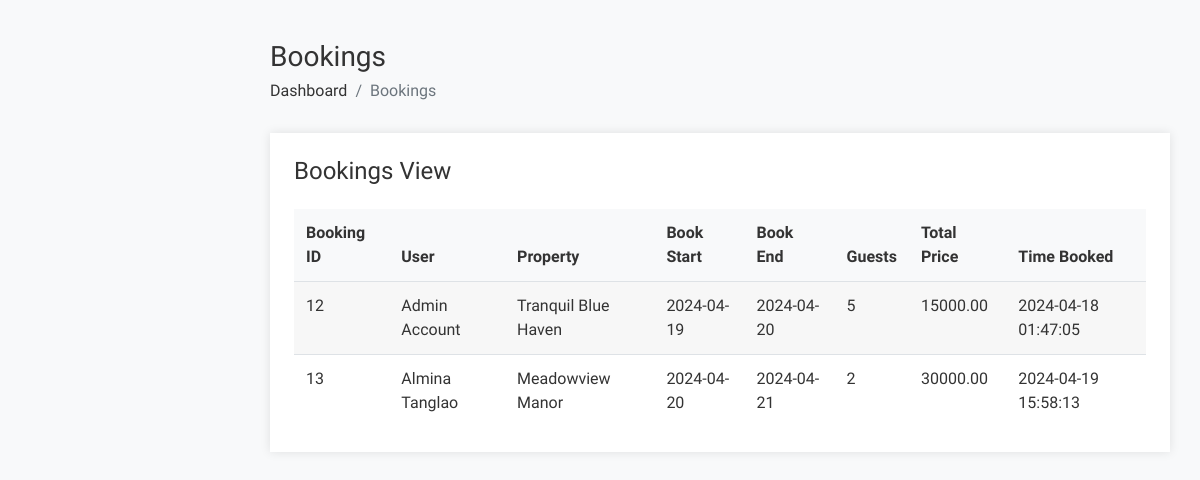
The page /admin/admin_booking_view.php on the database its author committed.
### tables this page shows
CREATE TABLE `booking` (
  `bid` int(2) NOT NULL,
  `uid` int(2) NOT NULL,
  `pid` int(2) NOT NULL,
  `book_start` date NOT NULL,
  `book_end` date NOT NULL,
  `guests` int(2) NOT NULL,
  `totalprice` decimal(10,2) NOT NULL,
  `time_booked` datetime NOT NULL
);

CREATE TABLE `user` (
  `id` int(11) NOT NULL,
  `fName` varchar(128) NOT NULL,
  `lName` varchar(128) NOT NULL,
  `email` varchar(255) NOT NULL,
  `password_hash` varchar(255) NOT NULL,
  `phone_num` varchar(11) NOT NULL,
  `profilePic` varchar(255) NOT NULL DEFAULT 'default.webp',
  `admin` tinyint(1) NOT NULL DEFAULT 0
);

CREATE TABLE `property` (
  `pid` int(2) NOT NULL,
  `title` varchar(255) NOT NULL,
  `location` varchar(255) NOT NULL,
  `description` longtext NOT NULL,
  `price` decimal(10,2) NOT NULL,
  `pimage1` varchar(255) NOT NULL,
  `pimage2` varchar(255) NOT NULL,
  `pimage3` varchar(255) NOT NULL,
  `pimage4` varchar(255) NOT NULL,
  `pimage5` varchar(255) NOT NULL,
  `is_booked` int(1) NOT NULL DEFAULT 0
);

### admin/admin_booking_view.php (the view, shortened to what this page needs)
<?php
require("../db_conn.php");
?>
<!DOCTYPE html>
<html lang="en">
<head>
</head>
<?php require 'admin_header.php'; ?>
    <body>
            <div class="page-wrapper">
                <div class="content container-fluid">
					<div class="page-header">
						<div class="row">
							<div class="col">
								<h3 class="page-title">Bookings</h3>
								<ul class="breadcrumb">
									<li class="breadcrumb-item"><a href="admin_dashboard.php">Dashboard</a></li>
									<li class="breadcrumb-item active">Bookings</li>
								</ul>
							</div>
						</div>
					</div>
					<div class="row">
                            <div class="col-12">
                                <div class="card">
                                    <div class="card-body">
                                        <h4 class="header-title mt-0 mb-4">Bookings View</h4>
                                        <table id="datatable-buttons" class="table table-striped dt-responsive nowrap">
                                            <thead>
                                                <tr>
                                                    <th>Booking ID</th>
                                                    <th>User</th>
                                                    <th>Property</th>
                                                    <th>Book Start</th>
                                                    <th>Book End</th>
                                                    <th>Guests</th>
                                                    <th>Total Price</th>
                                                    <th>Time Booked</th>
                                                </tr>
                                            </thead>
                                            <tbody>
												<?php
													$query = mysqli_query($conn, "SELECT booking.bid, user.fName, user.lName, property.title, booking.book_start, booking.book_end, booking.guests, booking.totalprice, booking.time_booked
                                                                                    FROM booking
                                                                                    JOIN user ON booking.uid = user.id
                                                                                    JOIN property ON booking.pid = property.pid");
                                                    while ($row = mysqli_fetch_assoc($query)) {
												?>
                                                <tr>
                                                    <td><?php echo $row['bid']; ?></td>
                                                    <td><?php echo $row['fName'] . ' ' . $row['lName']; ?></td>
                                                    <td><?php echo $row['title']; ?></td>
                                                    <td><?php echo $row['book_start']; ?></td>
                                                    <td><?php echo $row['book_end']; ?></td>
                                                    <td><?php echo $row['guests']; ?></td>
                                                    <td><?php echo $row['totalprice']; ?></td>
                                                    <td><?php echo $row['time_booked']; ?></td>
                                                </tr>
                                               <?php
												}
												?>
                                            </tbody>
                                        </table>
                                    </div>
                                </div>
                            </div>
                        </div>
				</div>
			</div>
    </body>
</html>

### rows shown on the page
booking: bid "12", uid.fName "Admin", uid.lName "Account", pid.title "Tranquil Blue Haven", book_start "2024-04-19", book_end "2024-04-20", guests "5", totalprice "15000.00", time_booked "2024-04-18 01:47:05"
booking: bid "13", uid.fName "Almina", uid.lName "Tanglao", pid.title "Meadowview Manor", book_start "2024-04-20", book_end "2024-04-21", guests "2", totalprice "30000.00", time_booked "2024-04-19 15:58:13"
